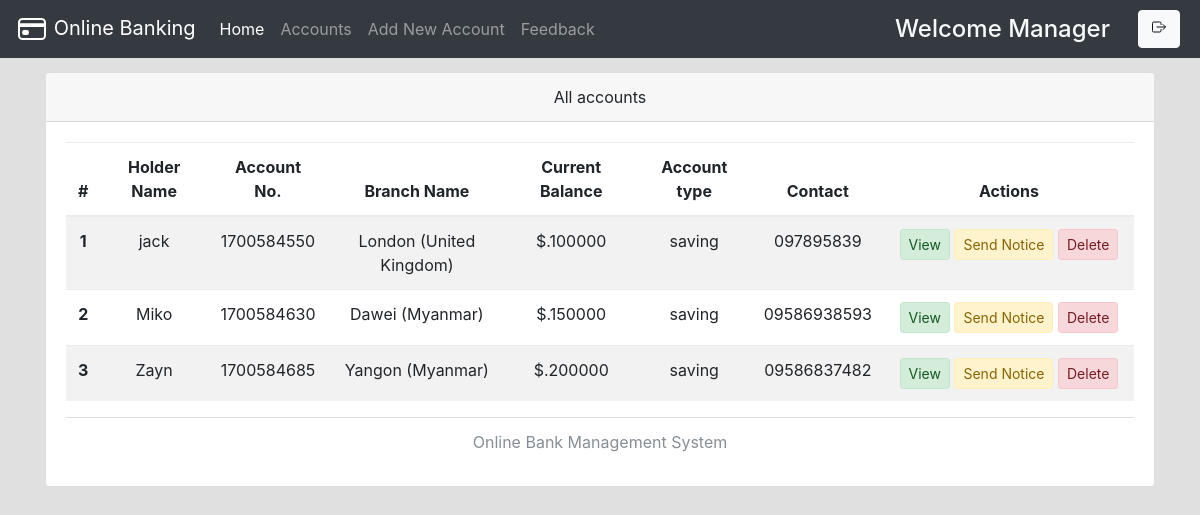
Page /mindex.php (signed in) on the committed database.
### tables this page shows
CREATE TABLE `useraccounts` (
  `id` int(11) NOT NULL,
  `is_first_login` tinyint(1) NOT NULL DEFAULT 1,
  `email` text NOT NULL,
  `password` text NOT NULL,
  `name` varchar(111) NOT NULL,
  `balance` varchar(111) NOT NULL,
  `nic` varchar(111) NOT NULL,
  `number` varchar(111) NOT NULL,
  `city` varchar(111) NOT NULL,
  `address` varchar(111) NOT NULL,
  `source` varchar(111) NOT NULL,
  `accountNo` varchar(111) NOT NULL,
  `branch` varchar(111) NOT NULL,
  `accountType` varchar(111) NOT NULL,
  `date` timestamp NOT NULL DEFAULT current_timestamp()
);

CREATE TABLE `branch` (
  `branchId` int(11) NOT NULL,
  `branchNo` varchar(111) NOT NULL,
  `branchName` varchar(111) NOT NULL
);

### mindex.php (the view, shortened to what this page needs)
<!DOCTYPE html>
<html>
<head>
  <?php require 'assets/autoloader.php'; ?>
  <?php require 'assets/function.php'; ?>
</head>
<body style="background:#e0e0e0;background-size: 100%">
<nav class="navbar navbar-expand-lg navbar-dark bg-dark fixed-top">
    <a class="navbar-brand" href="#">
        <ion-icon name="card-outline" class="d-inline-block align-top" size="large"></ion-icon>
        Online Banking
    </a>
  <div class="collapse navbar-collapse" id="navbarSupportedContent">
    <ul class="navbar-nav mr-auto">
      <li class="nav-item ">
        <a class="nav-link active" href="mindex.php">Home <span class="sr-only">(current)</span></a>
      </li>
      <li class="nav-item ">  <a class="nav-link" href="maccounts.php">Accounts</a></li>
      <li class="nav-item ">  <a class="nav-link" href="maddnew.php">Add New Account</a></li>
      <li class="nav-item ">  <a class="nav-link" href="mfeedback.php">Feedback</a></li>
    </ul>
    <?php include 'msideButton.php'; ?>
  </div>
</nav><br><br><br>
<div class="container">
<div class="card w-100 text-center">
  <div class="card-header">
    All accounts
  </div>
  <div class="card-body">
  <div class="table-responsive">
  <table class="table table-striped">
  <thead>
    <tr>
      <th scope="col">#</th>
      <th scope="col">Holder Name</th>
      <th scope="col">Account No.</th>
      <th scope="col">Branch Name</th>
      <th scope="col">Current Balance</th>
      <th scope="col">Account type</th>
      <th scope="col">Contact</th>
      <th scope="col" style="min-width:250px" >Actions</th>
    </tr>
  </thead>
  <tbody>
    <?php
      $i=0;
      $array = $con->query("select * from useraccounts,branch where useraccounts.branch = branch.branchId");
      if ($array->num_rows > 0)
      {
        while ($row = $array->fetch_assoc())
        {$i++;
    ?>
      <tr>
        <th scope="row"><?php echo $i ?></th>
        <td><?php echo $row['name'] ?></td>
        <td><?php echo $row['accountNo'] ?></td>
        <td><?php echo $row['branchName'] ?></td>
        <td>$.<?php echo $row['balance'] ?></td>
        <td><?php echo $row['accountType'] ?></td>
        <td><?php echo $row['number'] ?></td>
        <td>
          <a href="show.php?id=<?php echo $row['id'] ?>" class='btn  alert-success btn-sm' data-toggle='tooltip' title="View More info">View</a>
          <a href="mnotice.php?id=<?php echo $row['id'] ?>" class='btn  alert-warning btn-sm' data-toggle='tooltip' title="Send notice to this">Send Notice</a>
          <a href="mindex.php?delete=<?php echo $row['id'] ?>" class='btn   alert-danger btn-sm' data-toggle='tooltip' title="Delete this account">Delete</a>
        </td>
      </tr>
    <?php
        }
      }
     ?>
  </tbody>
</table>
    </div>
  <div class="card-footer text-muted bg-white">
      <?php echo bankName ?>
  </div>
</div>
</body>
</html>

### assets/autoloader.php (shortened to what this page needs)
<link rel="stylesheet" type="text/css" href="css/bootstrap.min.css">
<link rel="stylesheet" type="text/css" href="css/custom.css">
<link rel="stylesheet" type="text/css" href="font-awesome/css/font-awesome.min.css">

### msideButton.php
<form class="form-inline my-2 my-lg-0">
    <h4 class="text-light mb-0 mx-4">Welcome Manager</h4>
        <a href="logout.php" data-toggle="tooltip" title="Logout" class="btn btn-light mx-1" ><ion-icon name="exit-outline"></ion-icon></a>
</form>

### rows in the picture
useraccounts: name "jack", accountNo "1700584550", branch.branchName "London (United Kingdom)", balance "100000", accountType "saving", number "097895839"
useraccounts: name "Miko", accountNo "1700584630", branch.branchName "Dawei (Myanmar)", balance "150000", accountType "saving", number "09586938593"
useraccounts: name "Zayn", accountNo "1700584685", branch.branchName "Yangon (Myanmar)", balance "200000", accountType "saving", number "09586837482"

### other values in the picture
bankName "Online Bank Management System"
